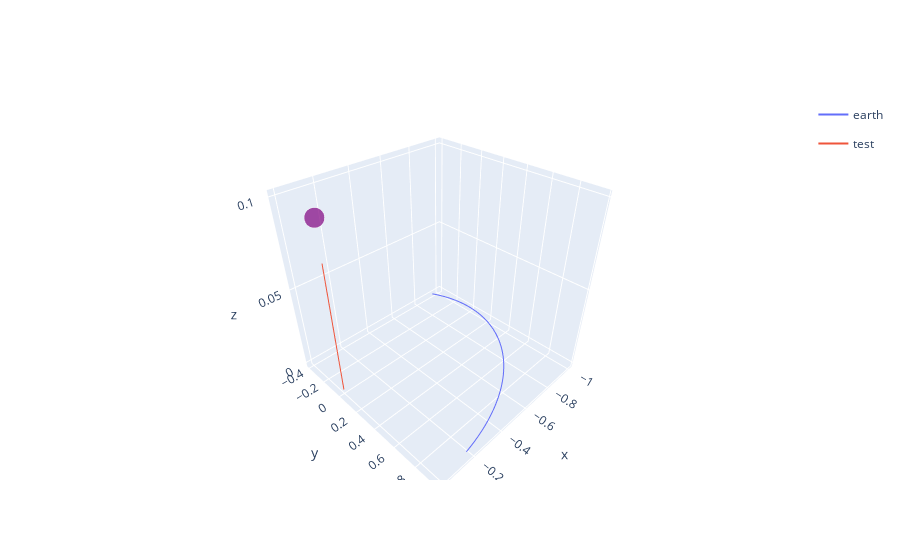

Notebook source saved alongside this figure:
### Code cell
plotter = src.Plotter(env=tf_env)
plotter.draw("3d", zrange=None)
